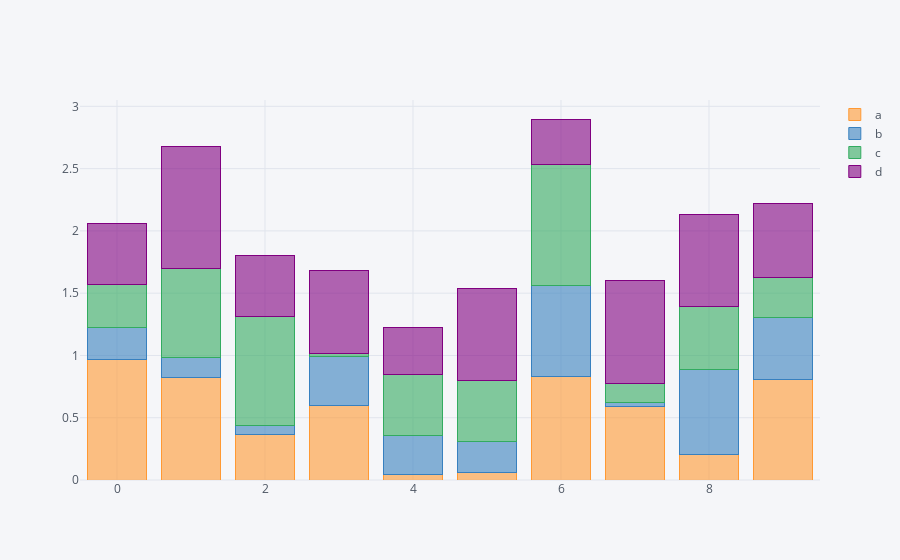

This figure's notebook cell:
### Code cell
df=pd.DataFrame(np.random.rand(10, 4), columns=['a', 'b', 'c', 'd'])
df.iplot(kind='bar',barmode='stack')

### Figure 1 — Plotly figure (JSON) as saved in the notebook; plotly's stock layout.template omitted (floating-point values rounded to 4 significant figures)
{"data": [{"marker": {"color": "rgba(255, 153, 51, 0.6)", "line": {"color": "rgba(255, 153, 51, 1.0)", "width": 1}}, "name": "a", "orientation": "v", "text": "", "type": "bar", "uid": "55d65699-ce03-4d42-9702-f1c32cbe98c7", "x": [0, 1, 2, 3, 4, 5, 6, 7, 8, 9], "y": [0.964, 0.8262, 0.3658, 0.6011, 0.04816, 0.05949, 0.8321, 0.5928, 0.201, 0.8076]}, {"marker": {"color": "rgba(55, 128, 191, 0.6)", "line": {"color": "rgba(55, 128, 191, 1.0)", "width": 1}}, "name": "b", "orientation": "v", "text": "", "type": "bar", "uid": "cdfddb5d-11c9-4519-8fcb-7c85372c3834", "x": [0, 1, 2, 3, 4, 5, 6, 7, 8, 9], "y": [0.2632, 0.1593, 0.07222, 0.39, 0.3106, 0.2468, 0.7329, 0.02859, 0.6834, 0.4987]}, {"marker": {"color": "rgba(50, 171, 96, 0.6)", "line": {"color": "rgba(50, 171, 96, 1.0)", "width": 1}}, "name": "c", "orientation": "v", "text": "", "type": "bar", "uid": "5b68d5e8-07c2-47d2-8c78-d941d7d51ed7", "x": [0, 1, 2, 3, 4, 5, 6, 7, 8, 9], "y": [0.3465, 0.7092, 0.876, 0.02572, 0.4844, 0.489, 0.9691, 0.1557, 0.5114, 0.3231]}, {"marker": {"color": "rgba(128, 0, 128, 0.6)", "line": {"color": "rgba(128, 0, 128, 1.0)", "width": 1}}, "name": "d", "orientation": "v", "text": "", "type": "bar", "uid": "dcf6b6af-ee90-4f8f-91ef-02cfd1248a79", "x": [0, 1, 2, 3, 4, 5, 6, 7, 8, 9], "y": [0.4843, 0.9859, 0.4924, 0.6658, 0.3804, 0.7399, 0.3643, 0.8221, 0.737, 0.5937]}], "layout": {"barmode": "stack", "legend": {"bgcolor": "#F5F6F9", "font": {"color": "#4D5663"}, "traceorder": "normal"}, "paper_bgcolor": "#F5F6F9", "plot_bgcolor": "#F5F6F9", "title": {"font": {"color": "#4D5663"}}, "xaxis": {"gridcolor": "#E1E5ED", "showgrid": true, "tickfont": {"color": "#4D5663"}, "title": {"font": {"color": "#4D5663"}, "text": ""}, "zerolinecolor": "#E1E5ED"}, "yaxis": {"gridcolor": "#E1E5ED", "showgrid": true, "tickfont": {"color": "#4D5663"}, "title": {"font": {"color": "#4D5663"}, "text": ""}, "zerolinecolor": "#E1E5ED"}}}
